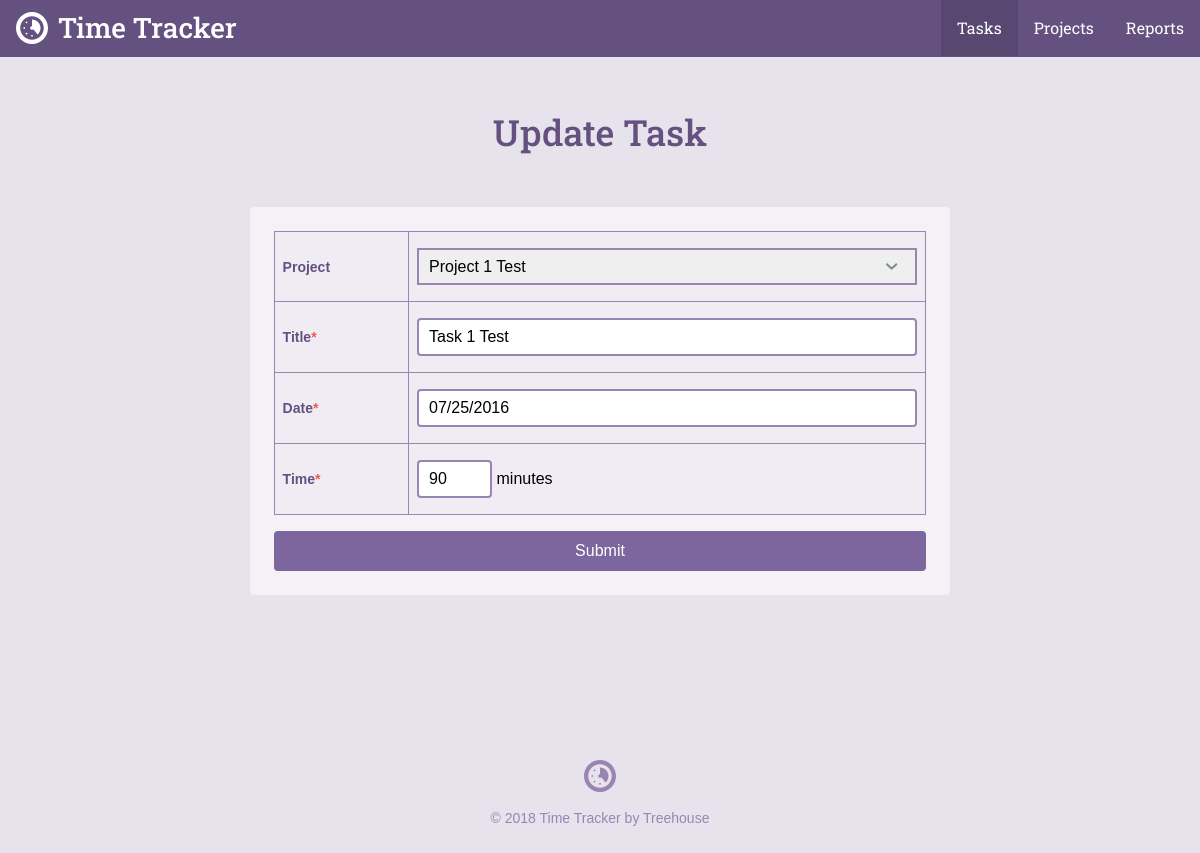
Page /task.php?id=1 on the earlier database version.
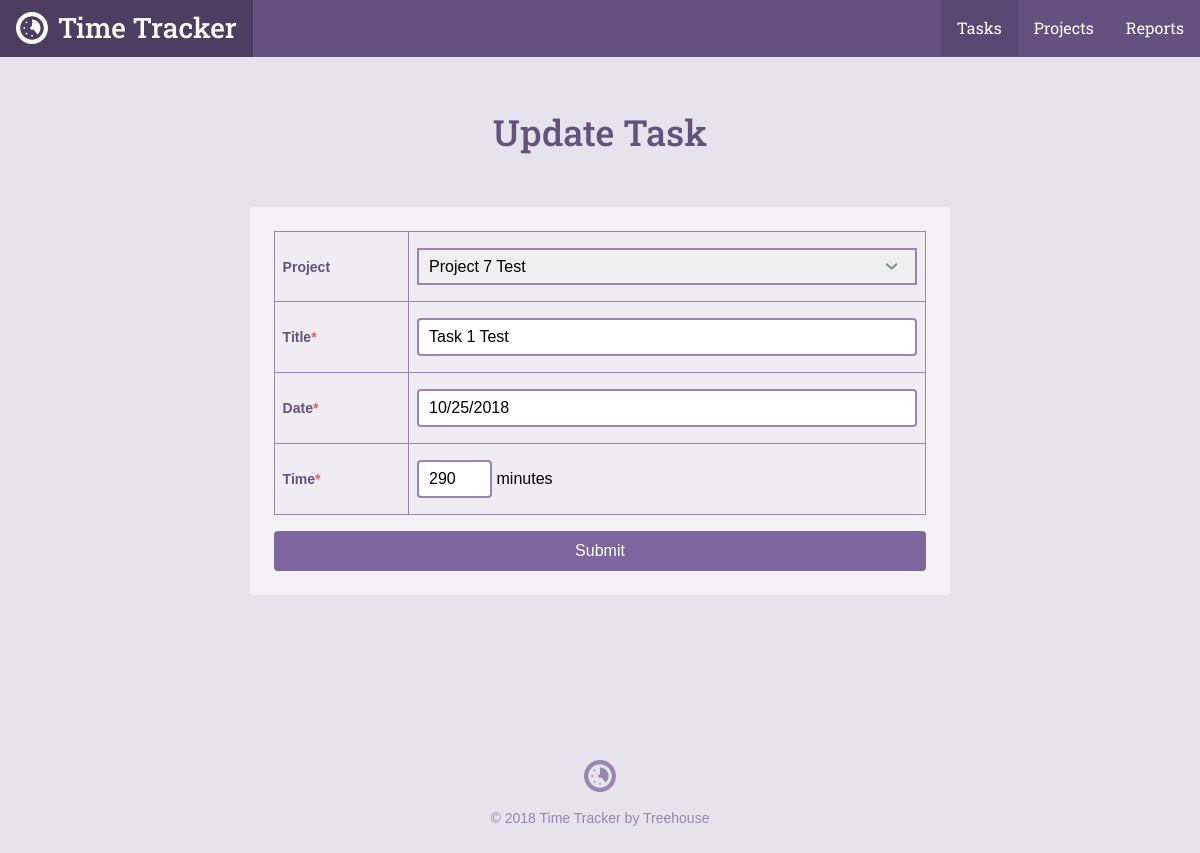
Same page on the later database version.
### tables this page shows
CREATE TABLE `tasks` (
	`task_id`	INTEGER PRIMARY KEY AUTOINCREMENT,
	`project_id`	INTEGER,
	`title`	TEXT,
	`date`	INTEGER NOT NULL,
	`time`	TEXT NOT NULL
);

CREATE TABLE `projects` (
	`project_id`	INTEGER PRIMARY KEY AUTOINCREMENT,
	`title`	TEXT NOT NULL,
	`category`	TEXT NOT NULL
);

### inc/functions.php (called while the page is built, shortened)
<?php
function getProjectList()
{
    include "connection.php";
    try {
        return $db->query('SELECT project_id, title, category FROM projects');
    } catch (Exception $e) {
        echo "Error: ".$e->getMessage()."<br/>";
        return [];
    }
}
function getTask($taskId)
{
    include "connection.php";
    try {
        $query = 'SELECT task_id, title, date, time, project_id FROM tasks';
        $where = " WHERE task_id = ?";
        $result = $db->prepare($query.$where);
        $result->bindValue(1, $taskId, PDO::PARAM_INT);
        $result->execute();
    } catch (Exception $e) {
        echo "Error: ".$e->getMessage()."<br/>";
        return [];
    }
    return $result->fetch();
}

### task.php (the view, shortened to what this page needs)
<?php
require 'inc/functions.php';
$page = "tasks";
$projectId = $title = $date = $time = '';
$title = $category = '';
if (isset($_GET['id'])) {
    list($taskId, $title, $date, $time, $projectId) = getTask(
        filter_input(INPUT_GET, 'id', FILTER_SANITIZE_NUMBER_INT)
    );
}
include 'inc/header.php';
?>
<div class="section page">
    <div class="col-container page-container">
        <div class="col col-70-md col-60-lg col-center">
            <h1 class="actions-header"><?php
            if (!empty($taskId)) {
                echo "Update ";
            } else {
                echo "Add ";
            }
            ?>Task</h1>
            <form class="form-container form-add" method="post" action="task.php">
                <table>
                    <tr>
                        <th>
                            <label for="project_id">Project</label>
                        </th>
                        <td>
                            <select name="project_id" id="project_id">
                                <?php
                                    foreach (getProjectList() as $project) {
                                        echo "<option value='".$project['project_id']."'";
                                        if ($projectId === $project['project_id']) {
                                            echo " selected";
                                        }
                                        echo ">".$project['title']."</option>";
                                    }
                                ?>
                            </select>
                        </td>
                    </tr>
                    <tr>
                        <th><label for="title">Title<span class="required">*</span></label></th>
                        <td><input type="text" id="title" name="title" value="<?php echo htmlspecialchars($title)?>" /></td>
                    </tr>
                    <tr>
                        <th><label for="date">Date<span class="required">*</span></label></th>
                        <td><input type="text" id="date" name="date" value="<?php echo htmlspecialchars($date)?>" placeholder="mm/dd/yyyy" /></td>
                    </tr>
                    <tr>
                        <th><label for="time">Time<span class="required">*</span></label></th>
                        <td><input type="text" id="time" name="time" value="<?php echo htmlspecialchars($time)?>" /> minutes</td>
                    </tr>
                </table>
                <input class="button button--primary button--topic-php" type="submit" value="Submit" />
            </form>
        </div>
    </div>
</div>
<?php include "inc/footer.php"; ?>

### inc/header.php (shortened to what this page needs)
<html>
<head>
	<link rel="stylesheet" href="css/style.css" type="text/css">
</head>
<body>
	<header class="header">
    <div class="col-container">
  		<h1>
        <a class="logo" href="./">
          <svg viewbox="0 0 64 64" class="logo-icon"><use xlink:href="#logo_icon"></use></svg>
          <span class="logo-name">Time Tracker</span>
        </a>
      </h1>
  		<ul class="nav">
        <li class="nav-item tasks<?php if ($page == "tasks") { echo " on"; } ?>"><a class="nav-link" href="task_list.php">Tasks</a></li>
        <li class="nav-item projects<?php if ($page == "projects") { echo " on"; } ?>"><a class="nav-link" href="project_list.php">Projects</a></li>
        <li class="nav-item reports<?php if ($page == "reports") { echo " on"; } ?>"><a class="nav-link" href="reports.php">Reports</a></li>
      </ul>
    </div>
  </header>
	<div id="content">

Differences in the rows shown:
changed tasks "Task 1 Test": project_id "Project 1 Test" → "Project 7 Test"; date "07/25/2016" → "10/25/2018"; time "90" → "290"
